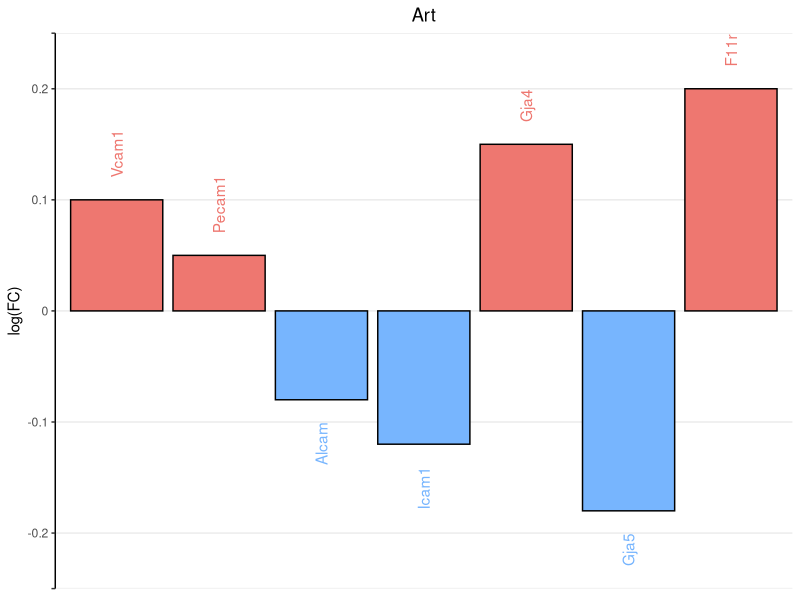

This chart was generated by the following R code:
## ---- chunk 1
knitr::opts_chunk$set(
            # fig.width = 6, 
            # fig.height = 3.8,
            fig.align = "center", 
            fig.retina = 3,
            # out.width = "85%", 
            collapse = TRUE
                      )
## ---- chunk 2
library(readxl)
library(tidyverse)

x <- c("Vcam1", "Pecam1", "Alcam", "Icam1", "Gja4", "Gja5", "F11r")
y <- c(0.1, 0.05, -0.08, -0.12, 0.15, -0.18, 0.2)

fig3r.df <- data.frame(x, y)


fig3r.df %>% 
  mutate(x=factor(x,levels = c("Vcam1","Pecam1","Alcam","Icam1","Gja4","Gja5","F11r"))) %>% 
  ggplot(aes(x, y)) +
  geom_col(aes(fill = ifelse(y < 0, "Negative", "Positive")), color = "black") +
  geom_text(aes(y = ifelse(y < 0, y - 0.02, y + 0.02),
                label = x, color = ifelse(y < 0, "Negative", "Positive")),
            angle = 90, hjust = ifelse(y < 0, 1, 0)) +
  scale_fill_manual(values = c("Positive" = "#ee7770", "Negative" = "#77b5fe"), 
                    guide = "none") +
  scale_color_manual(values = c("Positive" = "#ee7770", "Negative" = "#77b5fe")) +
  theme_classic() +
  theme(axis.line.x = element_blank(),
        axis.text.x = element_blank(),
        axis.ticks.x = element_blank(),
        legend.position = "none",
        panel.grid.major.y = element_line(),
        plot.title = element_text(hjust = 0.5)) +
  scale_y_continuous(limits = c(-0.25,0.25),
                     breaks = c(-0.25,seq(-0.2,0.2,by=0.1),0.25),
                     expand = expansion(mult = c(0,0)),
                     labels = c("",seq(-0.2,0.2,by=0.1),"")) +
  labs(x = NULL, y = "log(FC)", title = "Art")


